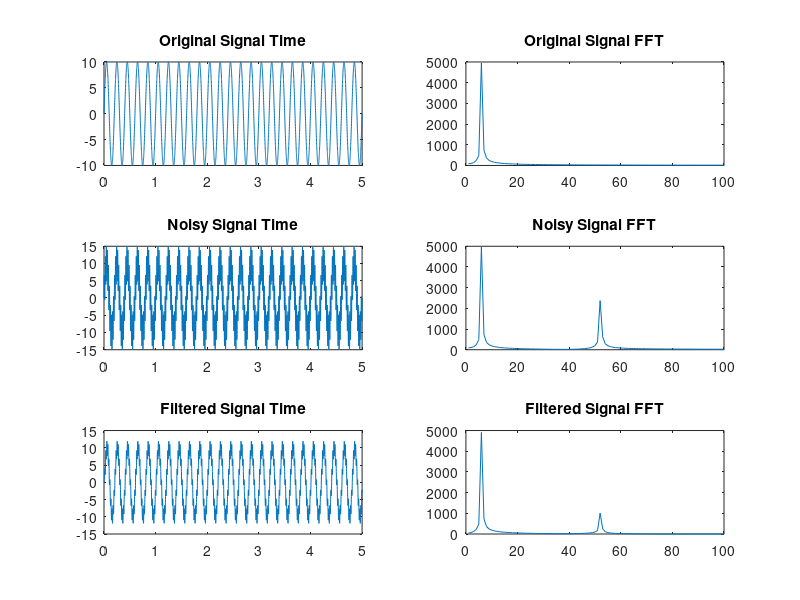

Here is the MATLAB script that generated this plot:
% Define signal parameters
fs = 1000;          % Sampling frequency (Hz)
f = 5;              % Original signal frequency (Hz)
A = 10;             % Original signal amplitude
t = 5;              % Signal duration (seconds)

% Define noise parameters
fn = 50;            % Noise frequency (Hz)
An = 5;             % Noise amplitude

% Create the time vector
n = 0:(1/fs):t;

% Generate the original sine wave
x = A * sin(2*pi*f*n);

% Generate the sinusoidal noise
y = An * sin(2*pi*fn*n);

% Add noise to the original signal
z = x + y;


% Design a low-pass FIR filter
orderoffilter = 20;                 % Filter order
fc = 10;                            % Cutoff frequency (Hz)
wc = fc/(fs/2);                     % Normalized cutoff frequency

% Calculate FIR filter coefficients
b = fir1(orderoffilter,wc,'low');
a = 1;                              % Denominator coefficient

% Apply the low-pass filter to the noisy signal
z_filtered = filter(b,a,z);


% Create a figure for all plots
figure;

% Plot the original signal in the time domain
subplot(3,2,1);
plot(n,x);
title('Original Signal Time');

% Plot the original signal in the frequency domain
subplot(3,2,2);
plot(abs(fft(x,1024)));
title('Original Signal FFT');
xlim([0,100]);

% Plot the noisy signal in the time domain
subplot(3,2,3);
plot(n,z);
title('Noisy Signal Time');

% Plot the noisy signal in the frequency domain
subplot(3,2,4);
plot(abs(fft(z,1024)));
title('Noisy Signal FFT');
xlim([0,100]);

% Plot the filtered signal in the time domain
subplot(3,2,5);
plot(n,z_filtered);
title('Filtered Signal Time');

% Plot the filtered signal in the frequency domain
subplot(3,2,6);
plot(abs(fft(z_filtered,1024)));
title('Filtered Signal FFT');
xlim([0,100]);
